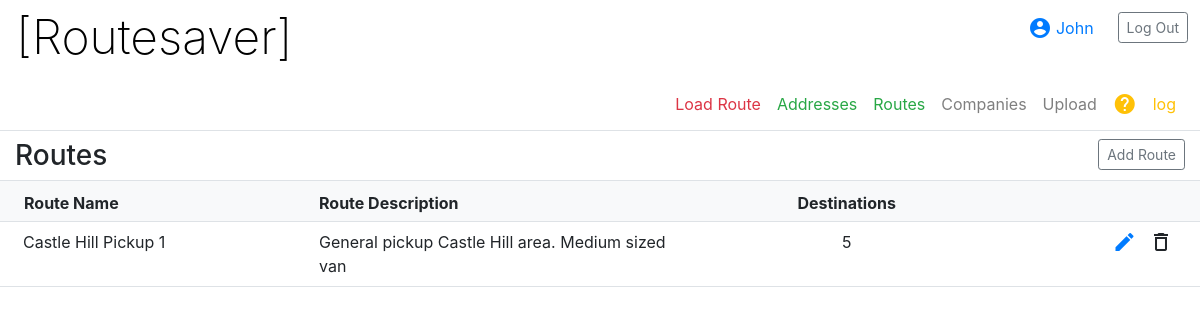
The page /route (signed in) on the database as committed earlier.
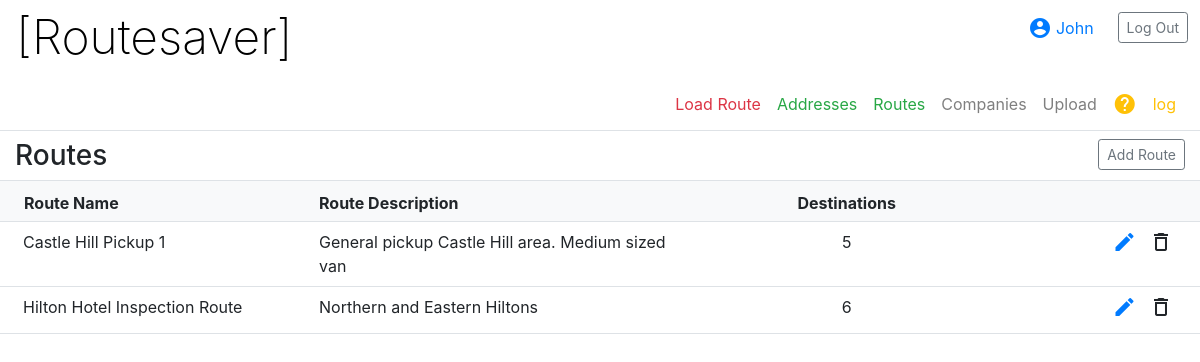
The same page on the database as committed later.
### routesaver/models.py (models this page shows, shortened)
class Route(models.Model):
    route_name =  models.CharField(max_length=30, null=True)
    user = models.ForeignKey(User, on_delete=models.CASCADE, null=True)
    route_notes = models.CharField(max_length=100, null=True)
    company = models.ManyToManyField('Company')
    timestamp = models.DateTimeField(auto_now_add=True, null=True)

### routesaver/views.py (the view, shortened to what this page needs)
# urls.py: path('route', views.route, name="route"),
@login_required
def route(request, route_id="none"):
    route_list = ""
    route_form = RouteForm()
    address_list = Address.objects.all()
    company_list = Company.objects.all()
    for company in company_list:
        print("company", company)
    if route_id != "none":
        Route.objects.get(pk=route_id).delete()
    route_list = Route.objects.filter(user=request.user)
    return render(request, "routesaver/route.html", {
        'route_list': route_list,
        'route_form': route_form,
        'address_list': address_list,
        'company_list': company_list
    })

### routesaver/models.py (called while the page is built)
    def __str__(self):
        return f'{self.id} {self.contact} {self.phone} {self.instructions} {self.stopover} {self.added_by} {self.timestamp}'

### routesaver/templates/routesaver/route.html (shortened to what this page needs)
{% extends "routesaver/layout.html" %}
{% load static %}
{% block body %}
<div class="flex-container">
  <div class="d-flex border-bottom pt-2 m-0">
    <div class="col-3">
      <h3>Routes</h3>
    </div>
    <div class="col-9">
      <button class="btn btn-sm btn-outline-secondary float-right" id="add-route"  onclick="toggle_display('#route-form-container')">Add Route</button>
    </div>
  </div>
</div>
  <ul class="flex-container">
  {% if route_list %}
  <li class="bg-light row border-bottom pt-2 pb-1 pl-2 pr-2 m-0">
  <p class="col-3 pl-3"><b>Route Name</b></p>
  <p class="col-4"><b>Route Description</b></p>
  <p class="col-3 text-center"><b>Destinations</b></p>
  <div class="col-2">
  </div>
  </li>
  {% for route in route_list %}
  <li class="row border-bottom pt-2 pb-2 pl-2 pr-2 m-0">
    <div class="col-3">{{ route.route_name }}</div>
    <div class="col-4">{{ route.route_notes }}</div>
    <div class="col-3 text-center">{{ route.company.count }}</div>
    <div class="col-2 text-right">
        <a class="pl-3" id="edit-button" href="{% url 'edit_route' route.id %}"><span class="material-icons">edit</span></a>
        <a class="pl-2 pr-1"  onclick="remove_route('{{route.id}}')"><span class="material-icons">delete_outline</span></a>
    </div>
  </li>
  {% endfor %}
  {% else %}
     <li class="p-3">No routes available</li>
  {% endif %}
  </ul>
{% endblock %}

Rows that differ between the two databases and show on the page:
added Route: route_name "Hilton Hotel Inspection Route", route_notes "Northern and Eastern Hiltons", company.count "6"
